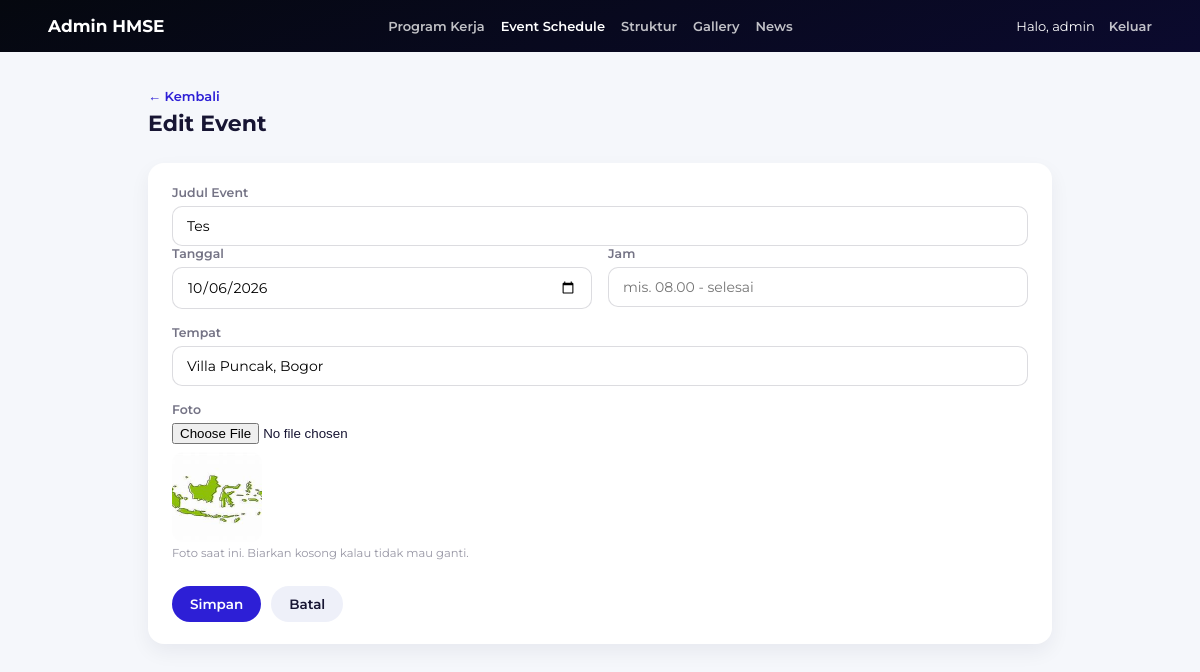
Screenshot of /admin/events-form.php?id=5 (signed in) with the database file from the repository.
### tables this page shows
CREATE TABLE `events` (
  `id` int(11) NOT NULL,
  `title` varchar(200) NOT NULL,
  `place` varchar(200) DEFAULT NULL,
  `event_time` varchar(100) DEFAULT NULL,
  `event_date` date NOT NULL,
  `photo` varchar(255) DEFAULT NULL,
  `created_at` datetime DEFAULT current_timestamp()
);

### admin/includes/helpers.php (called while the page is built, shortened)
<?php
function e(?string $value): string {
    return htmlspecialchars($value ?? '', ENT_QUOTES, 'UTF-8');
}

### admin/events-form.php (the view, shortened to what this page needs)
<?php
require __DIR__ . '/includes/helpers.php';
$pdo = getDbConnection();
$id = isset($_GET['id']) ? (int)$_GET['id'] : null;
$event = ['title' => '', 'place' => '', 'event_time' => '', 'event_date' => '', 'photo' => null];
if ($id) {
    $stmt = $pdo->prepare('SELECT * FROM events WHERE id = ?');
    $stmt->execute([$id]);
    $found = $stmt->fetch();
    if ($found) $event = $found;
}
require __DIR__ . '/includes/header.php';
?>
<div class="admin-breadcrumb"><a href="events-list.php">&larr; Kembali</a></div>
<div class="admin-title-row"><h2><?= $id ? 'Edit Event' : 'Event Baru' ?></h2></div>
<div class="admin-card">
    <form class="admin-form" method="POST" enctype="multipart/form-data">
        <label for="title">Judul Event</label>
        <input type="text" id="title" name="title" value="<?= e($event['title']) ?>" required>
        <div class="field-row">
            <div>
                <label for="event_date">Tanggal</label>
                <input type="date" id="event_date" name="event_date" value="<?= e($event['event_date']) ?>" required>
            </div>
            <div>
                <label for="event_time">Jam</label>
                <input type="text" id="event_time" name="event_time" value="<?= e($event['event_time']) ?>" placeholder="mis. 08.00 - selesai">
            </div>
        </div>
        <label for="place">Tempat</label>
        <input type="text" id="place" name="place" value="<?= e($event['place']) ?>">
        <label for="photo">Foto</label>
        <input type="file" id="photo" name="photo" accept="image/*">
        <?php if (!empty($event['photo'])): ?>
            <div class="current-photo"><img src="../images/<?= e($event['photo']) ?>" alt=""></div>
            <p class="hint">Foto saat ini. Biarkan kosong kalau tidak mau ganti.</p>
        <?php endif; ?>
        <div class="form-actions">
            <button type="submit" class="btn">Simpan</button>
            <a class="btn btn-secondary" href="events-list.php">Batal</a>
        </div>
    </form>
</div>

### admin/admin.css (style rules this page uses)
* { box-sizing:border-box; }
body { font-family:'Montserrat', sans-serif; background:#f5f7fb; margin:0; color:#171533; }
a { color:inherit; }
.admin-breadcrumb { font-size:13px; color:rgba(23,21,51,0.55); margin-bottom:6px; }
.admin-breadcrumb a { text-decoration:none; color:#2d1fd6; font-weight:600; }
.admin-title-row { display:flex; justify-content:space-between; align-items:center; flex-wrap:wrap; gap:12px; margin-bottom:26px; }
.admin-title-row h2 { font-size:22px; font-weight:700; margin:0; }
.btn { display:inline-flex; align-items:center; gap:6px; padding:10px 18px; border-radius:50px; border:none; background:#2d1fd6; color:#fff; font-family:inherit; font-weight:600; font-size:13.5px; cursor:pointer; text-decoration:none; }
.btn-secondary { background:#eef0f9; color:#171533; }
.admin-card { background:#fff; border-radius:16px; padding:22px 24px; box-shadow:0 8px 20px rgba(11,10,46,0.06); margin-bottom:16px; }
.admin-form label { display:block; font-size:12.5px; font-weight:600; color:rgba(23,21,51,0.6); margin:16px 0 6px; }
.admin-form label:first-child { margin-top:0; }
.admin-form input[type=text], .admin-form input[type=number], .admin-form input[type=date], .admin-form input[type=email], .admin-form input[type=password], .admin-form select, .admin-form textarea { width:100%; padding:10px 14px; border-radius:10px; border:1px solid rgba(23,21,51,0.15); font-family:inherit; font-size:14px; outline:none; }
.admin-form .hint { font-size:11.5px; color:rgba(23,21,51,0.45); margin-top:4px; }
.admin-form .field-row { display:grid; grid-template-columns:1fr 1fr; gap:16px; }
.admin-form .form-actions { margin-top:26px; display:flex; gap:10px; }
.admin-form .current-photo { margin-top:8px; width:90px; height:90px; border-radius:12px; overflow:hidden; }
.admin-form .current-photo img { width:100%; height:100%; object-fit:cover; }

### rows the page displays
events: title "Tes", event_date "10/06/2026", place "Villa Puncak, Bogor", photo (picture)

### other values shown
$_SESSION['admin_username'] "admin"
